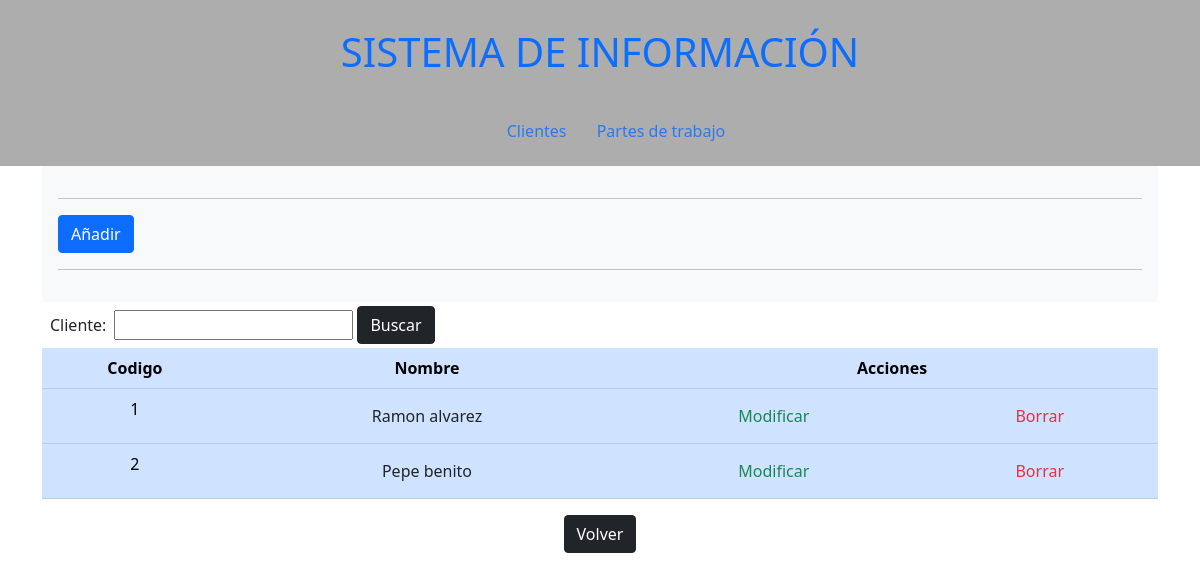
Before: /plantillas/listadoClientes.php with the older database file.
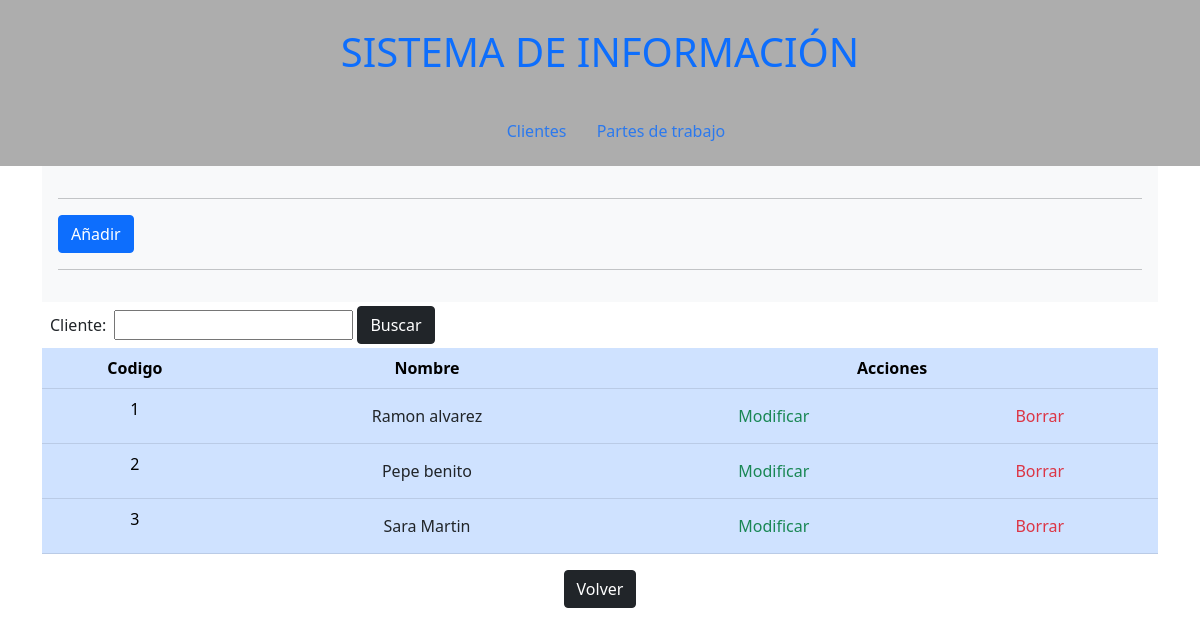
After: the same page with the newer database file.
### tables this page shows
CREATE TABLE `cliente` (
  `codigo` int(5) NOT NULL,
  `nombre` varchar(60) NOT NULL,
  `NIF` varchar(9) NOT NULL,
  `direccion` varchar(200) DEFAULT NULL,
  `codigoPostal` int(5) DEFAULT NULL,
  `localizacion` varchar(60) DEFAULT NULL,
  `provincia` varchar(60) DEFAULT NULL,
  `email` varchar(60) DEFAULT NULL,
  `telefono1` varchar(15) DEFAULT NULL,
  `datosBanco` varchar(25) DEFAULT NULL,
  `telefono2` int(15) DEFAULT NULL,
  `nota` text DEFAULT NULL
);

### plantillas/listadoClientes.php (the view, shortened to what this page needs)
<?php
    include 'db.php';
    $sql = "SELECT * FROM cliente";
    $resultado = mysqli_query($mysqli, $sql);
?>
<!DOCTYPE html>
<html lang="en">
<head>
    <link rel="stylesheet" href="../css/generico.css">
    <link href="../css/bootstrap/bootstrap.min.css" rel="stylesheet">
</head>
<body>
    <?php include('comunes/menuPrincipal.php') ?>
    <div class="container principal">
        <?php include('comunes/menuLateral.php') ?>
    <div class="m-0 text-center">
        <?php
            if (!empty($busqueda)) {
                $inputBusqueda = $busqueda;
            } else {
                $inputBusqueda = '';
            }
            echo "<form class='formBusqueda' action='listadoClientes.php' method='post'>";
            echo" <label class='form-label m-lg-2' for='nombreCliente'>Cliente: </label>";
            echo "<input type='text' name='nombreCliente' value='" . $inputBusqueda ."'>";
            echo "<button class='btn btn-dark m-md-1' type='submit'>Buscar</button>";
            echo "</form>";
            ?>
    <table class="table table-primary">
    <?php
    if (mysqli_num_rows($resultado) > 0) {
       echo "<tr class='text-center'>";
       echo "<th>Codigo</th>";
       echo "<th>Nombre</th>";
       echo "<th colspan='2'>Acciones</th>";
       echo "</tr>";
    while($fila = mysqli_fetch_assoc($resultado)) {
        echo '<tr class="text-center">';
        echo "<td>" . $fila["codigo"] . '</td>';
        echo '<td><a class="btn">' . $fila["nombre"] . '</a></td>';
        echo '<td><a class="btn text-success" href="modificarClientes.php">Modificar</a></td>';
        echo '<td><a class="btn text-danger" href="#">Borrar</a></td>';
        echo '</tr>';
    }
    } else {
        echo "<tr><td>0 resultados</td></tr>";
    }
    ?>
    </table>
        <a class="btn btn-dark" href="../index.php">Volver</a>
    </div>
    </div>
</body>
</html>

### plantillas/comunes/menuPrincipal.php
<div class="menuPrincipal">
    <h1 class="h1 text-primary">SISTEMA DE INFORMACIÓN</h1>
    <ul class="">
        <li class="btn"><a href="listadoClientes.php">Clientes</a></li>
        <li class="btn"><a href="listadoPartesDeTrabajo.php">Partes de trabajo</a></li>
    </ul>
</div>

### plantillas/comunes/menuLateral.php
<aside class="d-flex flex-column flex-shrink-0 p-3 bg-light menuLateral">
    <hr>
    <ul class="nav nav-pills flex-column mb-auto">
      <li class="nav-item">
        <a href="#" class="btn btn-primary" aria-current="page">Añadir</a>
      </li>
    </ul>
    <hr>
</aside>

### css/generico.css (style rules this page uses)
h1 { padding: 0.7em 0.7em; }
.menuPrincipal { background-color: rgb(173, 173, 173); display: flex; justify-content: center; flex-direction: column; text-align: center; }
.menuPrincipal a { text-decoration: none; color: rgba(13, 109, 253, 0.8156862745); }
.menuLateral { display: flex; flex-direction: column; }
.formBusqueda { display: flex; align-items: center; justify-content: left; }

Changed rows visible on the page:
added cliente: codigo "3", nombre "Sara Martin"
